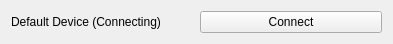
<?xml version="1.0" encoding="UTF-8"?>
<ui version="4.0">
 <class>DefaultDeviceWidget</class>
 <widget class="QWidget" name="DefaultDeviceWidget">
  <property name="geometry">
   <rect>
    <x>0</x>
    <y>0</y>
    <width>393</width>
    <height>43</height>
   </rect>
  </property>
  <property name="windowTitle">
   <string>Form</string>
  </property>
  <layout class="QHBoxLayout" name="horizontalLayout">
   <item>
    <widget class="QLabel" name="label">
     <property name="text">
      <string>Default Device (Connecting)</string>
     </property>
    </widget>
   </item>
   <item>
    <widget class="QPushButton" name="buttonConnect">
     <property name="text">
      <string>Connect</string>
     </property>
    </widget>
   </item>
  </layout>
 </widget>
 <resources/>
 <connections/>
</ui>
